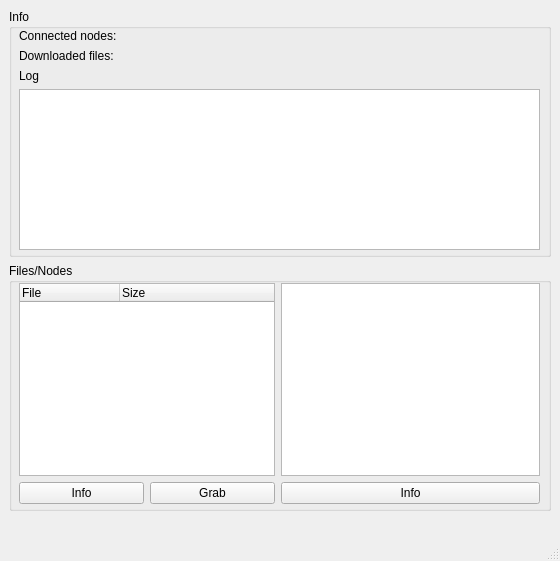
<?xml version="1.0" encoding="UTF-8"?>
<ui version="4.0">
 <class>MainWindow</class>
 <widget class="QMainWindow" name="MainWindow">
  <property name="enabled">
   <bool>true</bool>
  </property>
  <property name="geometry">
   <rect>
    <x>0</x>
    <y>0</y>
    <width>560</width>
    <height>561</height>
   </rect>
  </property>
  <property name="sizePolicy">
   <sizepolicy hsizetype="Fixed" vsizetype="Fixed">
    <horstretch>0</horstretch>
    <verstretch>0</verstretch>
   </sizepolicy>
  </property>
  <property name="minimumSize">
   <size>
    <width>560</width>
    <height>561</height>
   </size>
  </property>
  <property name="maximumSize">
   <size>
    <width>560</width>
    <height>561</height>
   </size>
  </property>
  <property name="windowTitle">
   <string>CrescendoQt</string>
  </property>
  <widget class="QWidget" name="centralwidget">
   <property name="maximumSize">
    <size>
     <width>560</width>
     <height>520</height>
    </size>
   </property>
   <layout class="QVBoxLayout" name="verticalLayout">
    <item>
     <widget class="QGroupBox" name="groupBox_2">
      <property name="title">
       <string>Info</string>
      </property>
      <widget class="QWidget" name="horizontalLayoutWidget">
       <property name="geometry">
        <rect>
         <x>10</x>
         <y>20</y>
         <width>521</width>
         <height>221</height>
        </rect>
       </property>
       <layout class="QVBoxLayout" name="verticalLayout_2">
        <item>
         <widget class="QLabel" name="lab_connected_nodes">
          <property name="text">
           <string>Connected nodes: </string>
          </property>
         </widget>
        </item>
        <item>
         <widget class="QLabel" name="lab_downloaded_files">
          <property name="text">
           <string>Downloaded files:</string>
          </property>
         </widget>
        </item>
        <item>
         <widget class="QLabel" name="label_3">
          <property name="text">
           <string>Log</string>
          </property>
         </widget>
        </item>
        <item>
         <widget class="QListWidget" name="lst_log"/>
        </item>
       </layout>
      </widget>
     </widget>
    </item>
    <item>
     <widget class="QGroupBox" name="groupBox">
      <property name="title">
       <string>Files/Nodes</string>
      </property>
      <widget class="QWidget" name="gridLayoutWidget">
       <property name="geometry">
        <rect>
         <x>10</x>
         <y>20</y>
         <width>521</width>
         <height>221</height>
        </rect>
       </property>
       <layout class="QGridLayout" name="gridLayout">
        <item row="0" column="5">
         <widget class="QListWidget" name="lst_nodes"/>
        </item>
        <item row="1" column="5">
         <widget class="QPushButton" name="btn_info_node">
          <property name="text">
           <string>Info</string>
          </property>
         </widget>
        </item>
        <item row="1" column="1">
         <layout class="QHBoxLayout" name="horizontalLayout_5">
          <item>
           <widget class="QPushButton" name="btn_info_client">
            <property name="text">
             <string>Info</string>
            </property>
           </widget>
          </item>
          <item>
           <widget class="QPushButton" name="btn_grab">
            <property name="text">
             <string>Grab</string>
            </property>
           </widget>
          </item>
         </layout>
        </item>
        <item row="0" column="1">
         <widget class="QTreeWidget" name="lst_files">
          <property name="sizePolicy">
           <sizepolicy hsizetype="Maximum" vsizetype="Expanding">
            <horstretch>0</horstretch>
            <verstretch>0</verstretch>
           </sizepolicy>
          </property>
          <property name="indentation">
           <number>0</number>
          </property>
          <property name="rootIsDecorated">
           <bool>false</bool>
          </property>
          <column>
           <property name="text">
            <string>File</string>
           </property>
          </column>
          <column>
           <property name="text">
            <string>Size</string>
           </property>
           <property name="background">
            <color>
             <red>120</red>
             <green>0</green>
             <blue>0</blue>
            </color>
           </property>
          </column>
         </widget>
        </item>
       </layout>
      </widget>
     </widget>
    </item>
   </layout>
  </widget>
  <widget class="QMenuBar" name="menubar">
   <property name="geometry">
    <rect>
     <x>0</x>
     <y>0</y>
     <width>560</width>
     <height>21</height>
    </rect>
   </property>
  </widget>
  <widget class="QStatusBar" name="statusbar"/>
 </widget>
 <resources/>
 <connections/>
</ui>
